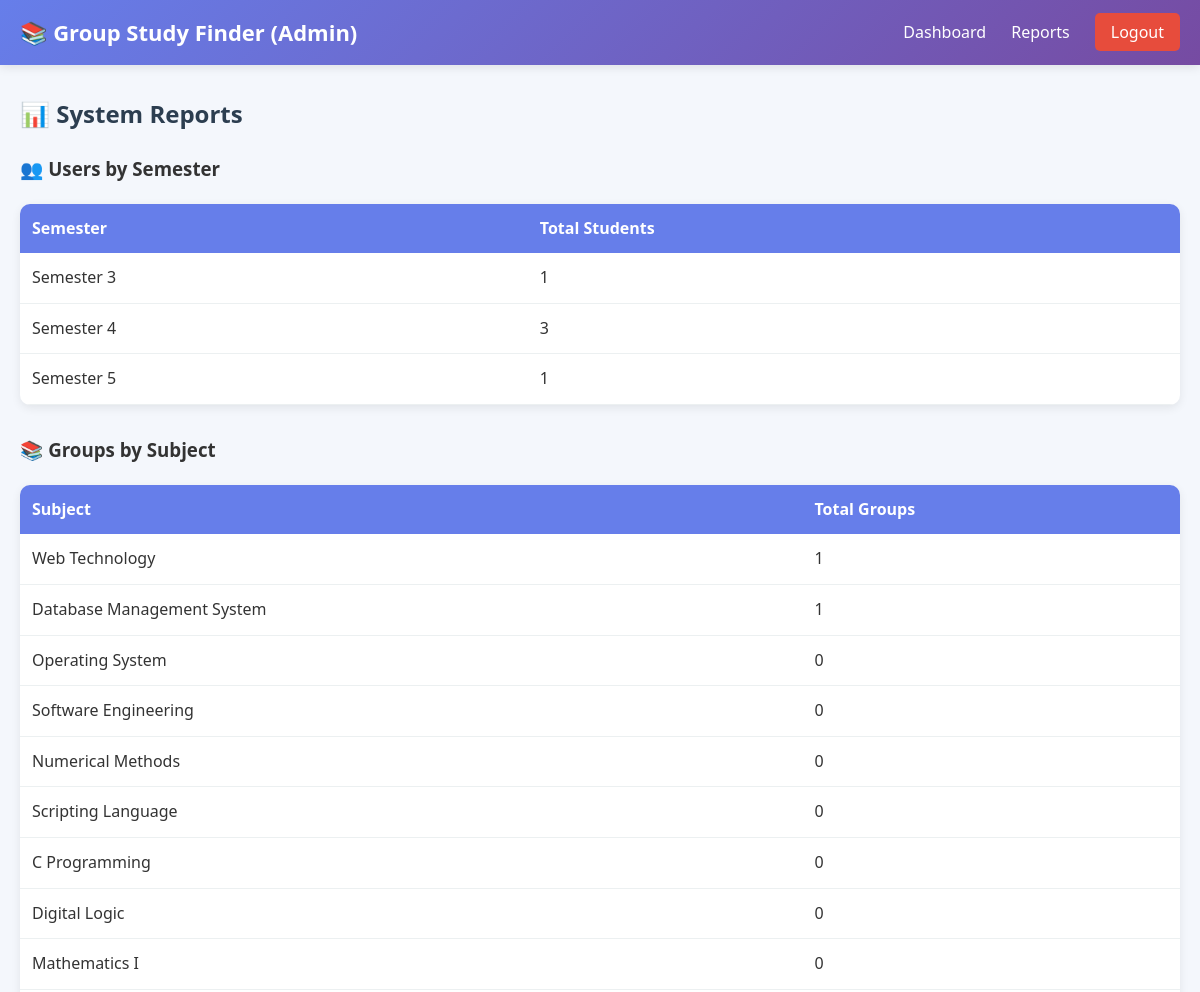
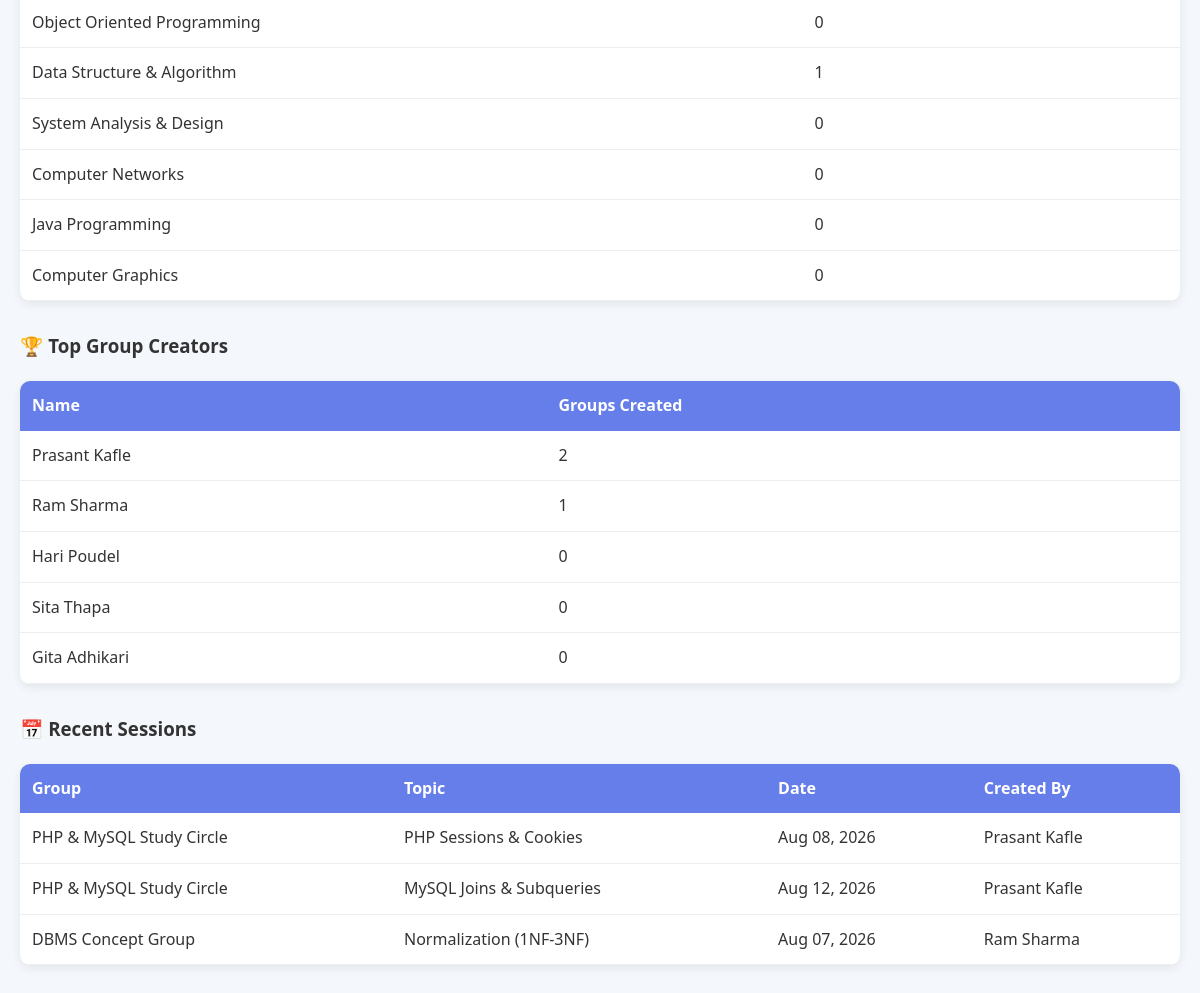
Screenshot of /admin/reports.php (signed in) with the database file from the repository (2 pictures, top to bottom).
### tables this page shows
CREATE TABLE IF NOT EXISTS study_sessions (
  id             INT UNSIGNED AUTO_INCREMENT PRIMARY KEY,
  group_id       INT UNSIGNED NOT NULL,
  session_date   DATE NOT NULL,
  session_time   TIME NOT NULL,
  duration_hours TINYINT UNSIGNED NOT NULL DEFAULT 2,
  topic          VARCHAR(200) NOT NULL,
  location       VARCHAR(200) DEFAULT NULL,
  notes          TEXT DEFAULT NULL,
  created_by     INT UNSIGNED NOT NULL,
  created_at     TIMESTAMP DEFAULT CURRENT_TIMESTAMP,
  CONSTRAINT fk_sessions_group   FOREIGN KEY (group_id)   REFERENCES study_groups(id) ON DELETE CASCADE,
  CONSTRAINT fk_sessions_creator FOREIGN KEY (created_by) REFERENCES users(id) ON DELETE CASCADE
);

CREATE TABLE IF NOT EXISTS study_groups (
  id          INT UNSIGNED AUTO_INCREMENT PRIMARY KEY,
  group_name  VARCHAR(150) NOT NULL,
  subject_id  INT UNSIGNED NOT NULL,
  description TEXT DEFAULT NULL,
  created_by  INT UNSIGNED NOT NULL,
  location    VARCHAR(200) DEFAULT NULL,
  study_type  ENUM('online', 'offline') NOT NULL DEFAULT 'offline',
  max_members INT UNSIGNED NOT NULL DEFAULT 10,
  status      ENUM('open', 'closed', 'full') NOT NULL DEFAULT 'open',
  created_at  TIMESTAMP DEFAULT CURRENT_TIMESTAMP,
  CONSTRAINT fk_groups_subject FOREIGN KEY (subject_id) REFERENCES subjects(id) ON DELETE RESTRICT,
  CONSTRAINT fk_groups_creator FOREIGN KEY (created_by) REFERENCES users(id) ON DELETE CASCADE
);

CREATE TABLE IF NOT EXISTS users (
  id         INT UNSIGNED AUTO_INCREMENT PRIMARY KEY,
  name       VARCHAR(100) NOT NULL,
  email      VARCHAR(150) NOT NULL UNIQUE,
  password   VARCHAR(255) NOT NULL,
  role       ENUM('student', 'admin') NOT NULL DEFAULT 'student',
  semester   TINYINT UNSIGNED DEFAULT NULL,
  phone      VARCHAR(20) DEFAULT NULL,
  bio        TEXT DEFAULT NULL,
  created_at TIMESTAMP DEFAULT CURRENT_TIMESTAMP
);

### admin/reports.php (the view, shortened to what this page needs)
<?php
include '../db.php';
$reports = [
    'users_by_semester' => mysqli_query($conn, "SELECT semester, COUNT(*) as count FROM users WHERE role='student' GROUP BY semester"),
    'groups_by_subject' => mysqli_query($conn, "SELECT s.subject_name, COUNT(g.id) as count FROM subjects s LEFT JOIN study_groups g ON s.id = g.subject_id GROUP BY s.id"),
    'top_creators' => mysqli_query($conn, "SELECT u.name, COUNT(g.id) as group_count FROM users u LEFT JOIN study_groups g ON u.id = g.created_by WHERE u.role='student' GROUP BY u.id ORDER BY group_count DESC LIMIT 5"),
    'recent_sessions' => mysqli_query($conn, "SELECT ss.*, sg.group_name, u.name FROM study_sessions ss JOIN study_groups sg ON ss.group_id = sg.id JOIN users u ON ss.created_by = u.id ORDER BY ss.created_at DESC LIMIT 10"),
];
?>
<!DOCTYPE html>
<html lang="en">
<head>
    <link rel="stylesheet" href="../assets/css/style.css">
</head>
<body>
    <nav class="navbar">
        <div class="nav-container">
            <a href="../index.php" class="logo">📚 Group Study Finder (Admin)</a>
            <ul class="nav-links">
                <li><a href="dashboard.php">Dashboard</a></li>
                <li><a href="reports.php">Reports</a></li>
                <li><a href="../logout.php" class="btn-logout">Logout</a></li>
            </ul>
        </div>
    </nav>
    <div class="dashboard-container">
        <h2 style="color: #2c3e50; margin-bottom: 20px;">📊 System Reports</h2>
        <h3 style="margin: 20px 0 10px;">👥 Users by Semester</h3>
        <table class="data-table">
            <thead><tr><th>Semester</th><th>Total Students</th></tr></thead>
            <tbody>
                <?php while($r = mysqli_fetch_assoc($reports['users_by_semester'])) { ?>
                    <tr><td>Semester <?= $r['semester'] ?></td><td><?= $r['count'] ?></td></tr>
                <?php } ?>
            </tbody>
        </table>
        <h3 style="margin: 30px 0 10px;">📚 Groups by Subject</h3>
        <table class="data-table">
            <thead><tr><th>Subject</th><th>Total Groups</th></tr></thead>
            <tbody>
                <?php while($r = mysqli_fetch_assoc($reports['groups_by_subject'])) { ?>
                    <tr><td><?= htmlspecialchars($r['subject_name']) ?></td><td><?= $r['count'] ?></td></tr>
                <?php } ?>
            </tbody>
        </table>
        <h3 style="margin: 30px 0 10px;">🏆 Top Group Creators</h3>
        <table class="data-table">
            <thead><tr><th>Name</th><th>Groups Created</th></tr></thead>
            <tbody>
                <?php while($r = mysqli_fetch_assoc($reports['top_creators'])) { ?>
                    <tr><td><?= htmlspecialchars($r['name']) ?></td><td><?= $r['group_count'] ?></td></tr>
                <?php } ?>
            </tbody>
        </table>
        <h3 style="margin: 30px 0 10px;">📅 Recent Sessions</h3>
        <table class="data-table">
            <thead><tr><th>Group</th><th>Topic</th><th>Date</th><th>Created By</th></tr></thead>
            <tbody>
                <?php while($r = mysqli_fetch_assoc($reports['recent_sessions'])) { ?>
                    <tr>
                        <td><?= htmlspecialchars($r['group_name']) ?></td>
                        <td><?= htmlspecialchars($r['topic']) ?></td>
                        <td><?= date('M d, Y', strtotime($r['session_date'])) ?></td>
                        <td><?= htmlspecialchars($r['name']) ?></td>
                    </tr>
                <?php } ?>
            </tbody>
        </table>
    </div>
</body>
</html>

### assets/css/style.css (style rules this page uses)
* { margin: 0; padding: 0; box-sizing: border-box; font-family: 'Segoe UI', Tahoma, Geneva, Verdana, sans-serif; }
body { background: #f4f7fc; color: #333; line-height: 1.6; }
a { text-decoration: none; color: inherit; }
.navbar { background: linear-gradient(135deg, #667eea 0%, #764ba2 100%); padding: 15px 0; box-shadow: 0 2px 10px rgba(0,0,0,0.1); position: sticky; top: 0; z-index: 1000; }
.nav-container { max-width: 1200px; margin: 0 auto; display: flex; justify-content: space-between; align-items: center; padding: 0 20px; }
.logo { color: white; font-size: 22px; font-weight: bold; }
.nav-links { list-style: none; display: flex; gap: 25px; align-items: center; }
.nav-links a { color: white; font-weight: 500; transition: opacity 0.3s; }
.btn-logout { background: #e74c3c; padding: 8px 16px; border-radius: 5px; }
.dashboard-container { max-width: 1200px; margin: 30px auto; padding: 0 20px; }
.data-table { width: 100%; background: white; border-collapse: collapse; border-radius: 10px; overflow: hidden; box-shadow: 0 3px 10px rgba(0,0,0,0.08); margin: 20px 0; }
.data-table th { background: #667eea; color: white; padding: 12px; text-align: left; }
.data-table td { padding: 12px; border-bottom: 1px solid #ecf0f1; }

### rows the page displays
study_sessions: group.group_name "PHP & MySQL Study Circle", topic "PHP Sessions & Cookies", session_date "Aug 08, 2026", created_by.name "Prasant Kafle"
study_sessions: group.group_name "PHP & MySQL Study Circle", topic "MySQL Joins & Subqueries", session_date "Aug 12, 2026", created_by.name "Prasant Kafle"
study_sessions: group.group_name "DBMS Concept Group", topic "Normalization (1NF-3NF)", session_date "Aug 07, 2026", created_by.name "Ram Sharma"

### other values shown
$r['semester'] "3"
$r['count'] "1"
$r['semester'] "4"
$r['count'] "3"
$r['semester'] "5"
$r['subject_name'] "Web Technology"
$r['subject_name'] "Database Management System"
$r['subject_name'] "Operating System"
$r['count'] "0"
$r['subject_name'] "Software Engineering"
$r['subject_name'] "Numerical Methods"
$r['subject_name'] "Scripting Language"
$r['subject_name'] "C Programming"
$r['subject_name'] "Digital Logic"
$r['subject_name'] "Mathematics I"
